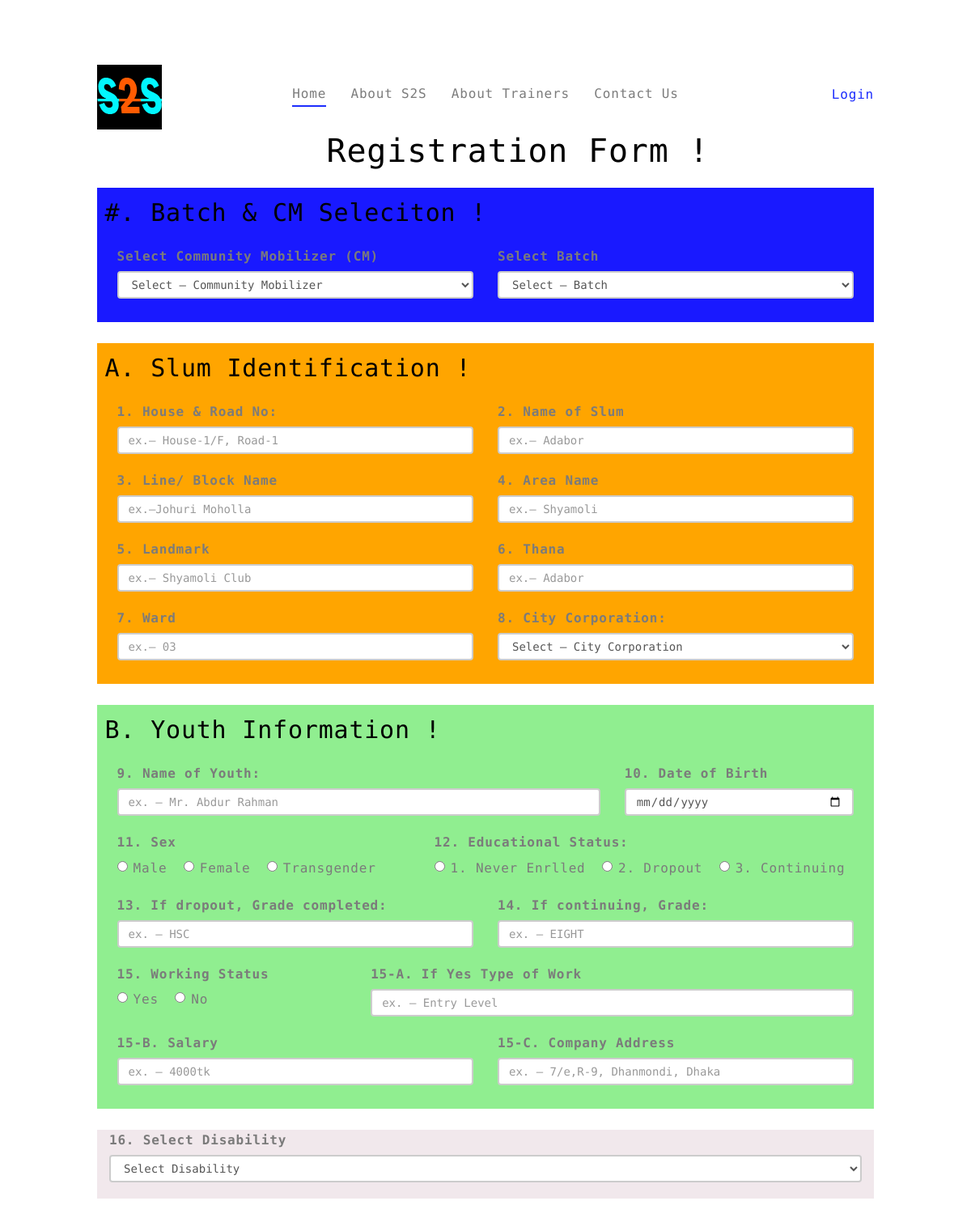
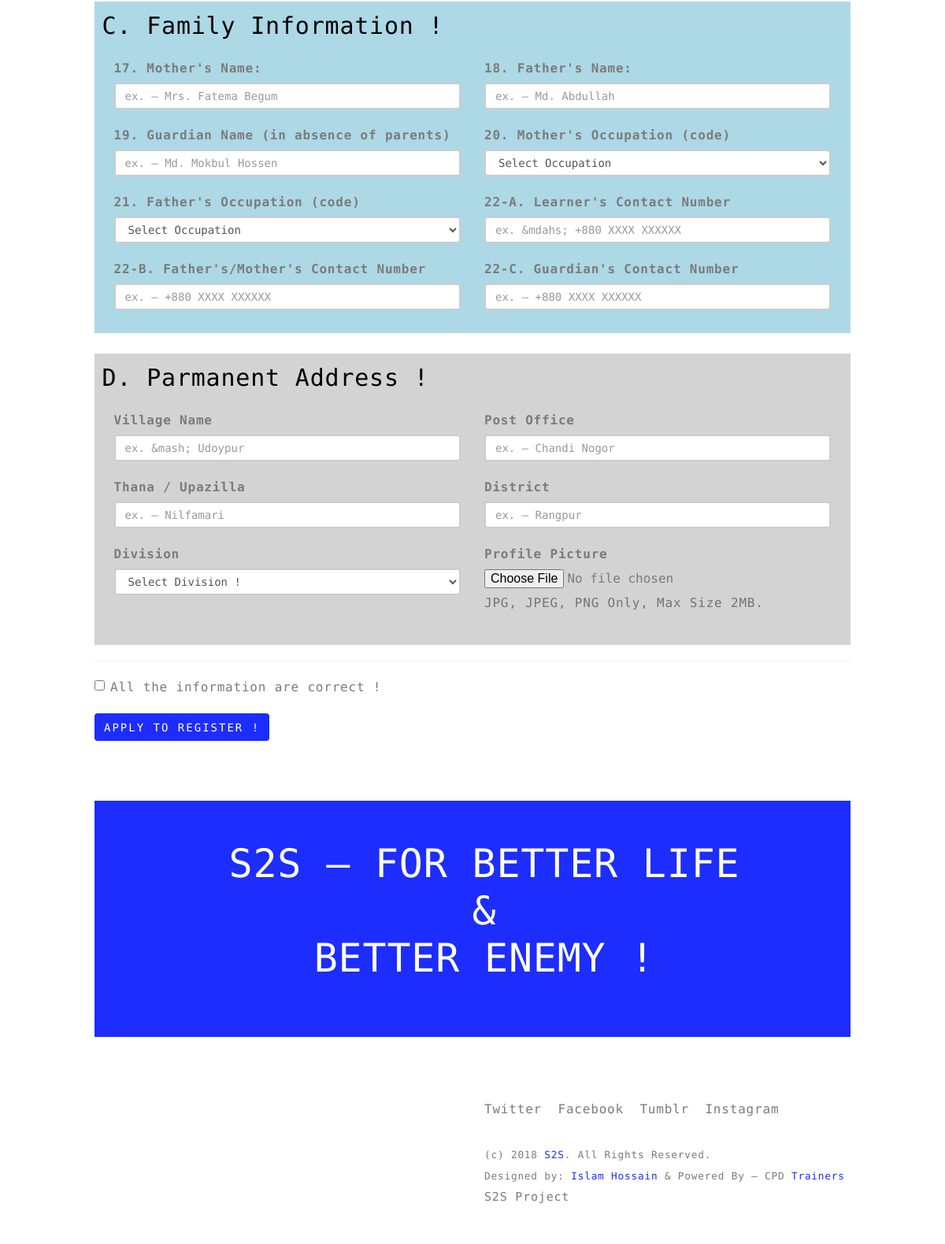
Page /index.php/home/StudentRegister on the committed database (2 pictures, top to bottom).
### tables this page shows
CREATE TABLE `tb_siteinfo` (
  `id` int(11) NOT NULL,
  `title` varchar(255) NOT NULL,
  `icon` varchar(255) NOT NULL,
  `logo` varchar(255) NOT NULL,
  `description` text NOT NULL,
  `keywords` text NOT NULL,
  `author` text NOT NULL,
  `companyname` varchar(255) NOT NULL,
  `address` text NOT NULL,
  `phone` varchar(255) NOT NULL,
  `website` varchar(255) NOT NULL,
  `footer` text NOT NULL,
  `companymap` text NOT NULL
);

### application/controllers/Home.php (called while the page is built, shortened)
<?php
class Home extends CI_Controller {
	public function __construct(){
		$this->load->model('siteinfo_model');
		$this->load->model('intro_model');
		$this->load->model('gallery_model');
		$this->load->model('authority_model');
		$this->load->model('batch_model');
		$this->load->model('employability_model');
		$this->load->model('message_model');
		$this->load->model('user_model');
		$this->load->model('student_model');
	}
	public function StudentRegister(){
		$data['activated_home'] = 'fh5co-active';
		$data['siteinfo'] = $this->siteinfo_model->GetSiteinfoByID($data);
		$data['introfor'] = 'HomePage';
		$data['introduction'] = $this->intro_model->GetSiteIntroByKey($data);
		$data['cms'] = $this->authority_model->GetCmInfo($data);
		$data['batches'] = $this->batch_model->GetAllBatch($data);
		$data['page_header'] = $this->load->view('included/page_header.php',$data);
		$data['page_content'] = $this->load->view('pages/registration-form.php',$data);
		$data['page_footer'] = $this->load->view('included/page_footer.php',$data);
		$this->load->view('index',$data);
	}
}

### index.php (called while the page is built, shortened)
<?php
require_once BASEPATH.'core/CodeIgniter.php';

### application/models/Siteinfo_Model.php (called while the page is built)
<?php
	class Siteinfo_Model extends CI_Model{
		public function GetSiteinfoByID($data){
			$this->db->select('*');
			$this->db->from('tb_siteinfo');
			$this->db->where('id',1);
			$sresult = $this->db->get();
			$result  = $sresult->row();
			return $result;
		}
	}
?>

### application/views/pages/registration-form.php (the view, shortened to what this page needs)
		<main role="main">
				<div class="container" style="margin-top:-100px; ">
					<h3 style="text-align: center; ">Registration Form !</h3>
<form name="registerForm" onsubmit="return validation()" action="<?php echo base_url('index.php/Home/SaveStudentApplication'); ?>" method="post" enctype="multipart/form-data">
<fieldset style="background: rgba(0,0,255,0.9); padding:1%;">
  <h4>#. Batch & CM Seleciton !</h4>
  <div class="form-group col-sm-12 col-md-6">
    <label for="author_id">Select Community Mobilizer (CM) </label>
    <select class="form-control" name="author_id" id="author_id" required>
      <option value="">Select &mdash; Community Mobilizer</option>
    </select>
  </div>
  <div class="form-group col-sm-12 col-md-6">
    <label for="batch_id">Select Batch </label>
    <select class="form-control" name="batch_id" id="batch_id" required>
      <option value="">Select &mdash; Batch</option>
    </select>
  </div>
</fieldset>
<br/>
<fieldset style="background: orange; padding:1%;">
	<h4>A. Slum Identification !</h4>
  <div class="form-group col-sm-12 col-md-6">
    <label for="house_road_no">1. House & Road No: </label>
    <input name="house_road_no" type="text" class="form-control" id="house_road_no" placeholder="ex.&mdash; House-1/F, Road-1" required>
  </div>
  <div class="form-group col-sm-12 col-md-6">
    <label for="slum_name">2. Name of Slum</label>
    <input name="slum_name" type="text" class="form-control" id="slum_name" placeholder="ex.&mdash; Adabor" required>
  </div>
  <div class="form-group col-sm-12 col-md-6">
    <label for="block_line_name">3. Line/ Block Name</label>
    <input name="block_line_name" type="text" class="form-control" id="block_line_name" placeholder="ex.&mdash;Johuri Moholla" required>
  </div>
  <div class="form-group col-sm-12 col-md-6">
    <label for="area_name">4. Area Name</label>
    <input name="area_name" type="text" class="form-control" id="area_name" placeholder="ex.&mdash; Shyamoli" required>
  </div>
  <div class="form-group col-sm-12 col-md-6">
    <label for="landmark">5. Landmark</label>
    <input name="landmark" type="text" class="form-control" id="landmark" placeholder="ex.&mdash; Shyamoli Club" required>
  </div>
  <div class="form-group col-sm-12 col-md-6">
    <label for="thana">6. Thana</label>
    <input name="thana" type="text" class="form-control" id="thana" placeholder="ex.&mdash; Adabor" required>
  </div>
  <div class="form-group col-sm-12 col-md-6">
    <label for="ward">7. Ward</label>
    <input name="ward" type="text" class="form-control" id="ward" placeholder="ex.&mdash; 03" required>
  </div>
  <div class="form-group col-sm-12 col-md-6">
    <label for="city_corporation">8. City Corporation: </label>
    <select class="form-control" name="city_corporation" id="city_corporation" required>
      <option value="">Select &mdash; City Corporation</option>
    </select>
  </div>
</fieldset>
<br/>
<fieldset style="background: lightgreen; padding:1%;">
	<h4>B. Youth Information !</h4>
  <div class="form-group col-sm-12 col-md-8">
    <label for="youth_name">9. Name of Youth: </label>
    <input name="youth_name" type="text" class="form-control" id="youth_name" placeholder="ex. &mdash; Mr. Abdur Rahman" required>
  </div>
  <div class="form-group col-sm-12 col-md-4">
    <label for="birthdate">10. Date of Birth</label>
    <input name="birthdate" type="date" class="form-control" id="birthdate" required>
  </div>
  <div class="form-group col-sm-12 col-md-5">
    <label for="sex">11. Sex </label><br/>
		<label class="radio-inline">
		  <input name="sex" type="radio" id="sex" value="Male"> Male
		</label>
		<label class="radio-inline">
		  <input name="sex" type="radio" id="sex" value="Female"> Female
		</label>
		<label class="radio-inline">
		  <input name="sex" type="radio" id="sex" value="Transgender"> Transgender
		</label>
  </div>
  <div class="form-group col-sm-12 col-md-7">
    <label for="educational_status">12. Educational Status: </label><br/>
		<label class="radio-inline">
		  <input name="educational_status" type="radio" id="educational_status" value="Never Enrolled">1. Never Enrlled
		</label>
		<label class="radio-inline">
		  <input name="educational_status" type="radio" id="educational_status" value="Dropout"> 2. Dropout
		</label>
		<label class="radio-inline">
		  <input name="educational_status" type="radio" id="educational_status" value="Continuing"> 3. Continuing
		</label>
  </div>
  <div class="form-group col-sm-12 col-md-6">
    <label for="exampleInputtext1">13. If dropout, Grade completed: </label>
    <input name="grade_completed" type="text" class="form-control" id="grade_completed" placeholder="ex. &mdash; HSC">
  </div>
  <div class="form-group col-sm-12 col-md-6">
    <label for="grade_continuing">14. If continuing, Grade: </label>
    <input name="grade_continuing" type="text" class="form-control" id="grade_continuing" placeholder="ex. &mdash; EIGHT">
  </div>
  <div class="form-group col-sm-12 col-md-4">
    <label for="working_status">15. Working Status</label><br/>
		<label class="radio-inline">
		  <input name="working_status" type="radio" id="working_status" value="Yes"> Yes
		</label>
		<label class="radio-inline">
		  <input name="working_status" type="radio" id="inlineRadio2" value="No"> No
		</label>
  </div>
  <div class="form-group col-sm-12 col-md-8">
    <label for="work_type">15-A. If Yes Type of Work</label>
    <input name="work_type" type="text" class="form-control" id="work_type" placeholder="ex. &mdash; Entry Level">
  </div>
  <div class="form-group col-sm-12 col-md-6">
    <label for="salary">15-B. Salary</label>
    <input name="salary" type="text" class="form-control" id="salary" placeholder="ex. &mdash; 4000tk">
  </div>
  <div class="form-group col-sm-12 col-md-6">
    <label for="company_address">15-C. Company Address</label>
    <input name="company_address" type="text" class="form-control" id="company_address" placeholder="ex. &mdash; 7/e,R-9, Dhanmondi, Dhaka">
  </div>
</fieldset>
<br/>
<fieldset style="background: rgba(120,30,70,0.1);">
  <div class="form-group col-sm-12 col-md-12">
    <label for="disability_type">16. Select Disability </label>
    <select class="form-control" id="disability_type" name="disability_type" required>
      <option value="">Select Disability</option>
    </select>
  </div>
</fieldset>
<br/>
<fieldset style="background: lightblue; padding:1%;">
	<h4>C. Family Information !</h4>
  <div class="form-group col-sm-12 col-md-6">
    <label for="mothers_name">17. Mother's Name: </label>
    <input name="mothers_name" type="text" class="form-control" id="mothers_name" placeholder="ex. &mdash; Mrs. Fatema Begum" required>
  </div>
  <div class="form-group col-sm-12 col-md-6">
    <label for="fathers_name">18. Father's Name: </label>
    <input name="fathers_name" type="text" class="form-control" id="fathers_name" placeholder="ex. &mdash; Md. Abdullah" required>
  </div>
  <div class="form-group col-sm-12 col-md-6">
    <label for="guardian_name">19. Guardian Name (in absence of parents)</label>
    <input name="guardian_name" type="text" class="form-control" id="guardian_name" placeholder="ex. &mdash; Md. Mokbul Hossen" required>
  </div>
  <div class="form-group col-sm-12 col-md-6">
    <label for="mothers_occupation">20. Mother's Occupation (code) </label>
		<select class="form-control" name="mothers_occupation" id="mothers_occupation" required>
		  <option value="">Select Occupation</option>
		</select>
  </div>
  <div class="form-group col-sm-12 col-md-6">
    <label for="fathers_occupation">21. Father's Occupation (code)</label>
		<select class="form-control" name="fathers_occupation" id="fathers_occupation" required>
		  <option value="">Select Occupation</option>
		</select>
  </div>
  <div class="form-group col-sm-12 col-md-6">
    <label for="youth_contact_number">22-A. Learner's Contact Number</label>
    <input name="youth_contact_number" type="text" class="form-control" id="youth_contact_number" placeholder="ex. &mdahs; +880 XXXX XXXXXX" required>
  </div>
  <div class="form-group col-sm-12 col-md-6">
    <label for="father_contact_number">22-B. Father's/Mother's Contact Number</label>
    <input name="father_contact_number" type="text" class="form-control" id="father_contact_number" placeholder="ex. &mdash; +880 XXXX XXXXXX" required>
  </div>
  <div class="form-group col-sm-12 col-md-6">
    <label for="mother_contact_number">22-C. Guardian's Contact Number</label>
    <input name="mother_contact_number" type="text" class="form-control" id="mother_contact_number" placeholder="ex. &mdash; +880 XXXX XXXXXX" required>
  </div>
</fieldset>
<br/>
<fieldset style="background: lightgray; padding:1%;">
	<h4>D. Parmanent Address !</h4>
  <div class="form-group col-sm-12 col-md-6">
    <label for="parmanent_village_name">Village Name</label>
    <input name="parmanent_village_name" type="text" class="form-control" id="parmanent_village_name" placeholder="ex. &mash; Udoypur" required>
  </div>
  <div class="form-group col-sm-12 col-md-6">
    <label for="parmanent_post_office">Post Office</label>
    <input name="parmanent_post_office" type="text" class="form-control" id="parmanent_post_office" placeholder="ex. &mdash; Chandi Nogor" required>
  </div>
  <div class="form-group col-sm-12 col-md-6">
    <label for="parmanent_thana">Thana / Upazilla</label>
    <input name="parmanent_thana" type="text" class="form-control" id="parmanent_thana" placeholder="ex. &mdash; Nilfamari" required>
  </div>
  <div class="form-group col-sm-12 col-md-6">
    <label for="parmanent_district">District</label>
    <input name="parmanent_district" type="text" class="form-control" id="parmanent_district" placeholder="ex. &mdash; Rangpur" required>
  </div>
  <div class="form-group col-sm-12 col-md-6">
    <label for="parmanent_division">Division</label>
    <select class="form-control" name="parmanent_division" id="parmanent_division" required>
      <option value="">Select Division !</option>
    </select>
  </div>
  <div class="form-group col-md-6 col-sm-12">
    <label for="profile_picture">Profile Picture </label>
    <input name="profile_picture" type="file" id="profile_picture" value="Upload Profile">
    <p class="help-block" for="profile_picture">JPG, JPEG, PNG Only, Max Size 2MB.</p>
  </div>
</fieldset>
  <hr/>
  <div class="form-group checkbox" class="form-group col-sm-12 col-md-6">
    <label>
      <input name="confirmation" id="confirmation" value="confirmation" type="checkbox" validate> All the information are correct !
    </label>
  </div>
  <div class="form-group">
    <button name="profile_picture" type="submit" class="btn btn-primary">Apply to Register !</button>
  </div>
  <br/>
</form>
				<div class="fh5co-spacer fh5co-spacer-xs"></div>
				<div class="fh5co-call-to-action text-center">
					<div class="container">
						<div class="fh5co-call-to-action-wrap">
							<div class="fh5co-call-to-action-inner text-center">
								<p class="fh5co-call-to-action-text">S2S &mdash; for Better Life
								<br/>&
								<br/>Better Enemy !</p>
							</div>
						</div>
					</div>
				</div>
				<div class="fh5co-spacer fh5co-spacer-md"></div>
		</main>

### application/views/included/page_header.php (shortened to what this page needs)
<!DOCTYPE html>
 <html class="no-js">
	<head>
	<link rel="stylesheet" href="<?php echo base_url(); ?>css/themify-icons.css">
	<link rel="stylesheet" href="<?php echo base_url(); ?>css/icomoon-icons.css">
	<link rel="stylesheet" href="<?php echo base_url(); ?>css/bootstrap.css">
	<link rel="stylesheet" href="<?php echo base_url(); ?>css/owl.carousel.min.css">
	<link rel="stylesheet" href="<?php echo base_url(); ?>css/owl.theme.default.min.css">
	<link rel="stylesheet" href="<?php echo base_url(); ?>css/magnific-popup.css">
	<link rel="stylesheet" href="<?php echo base_url(); ?>css/easy-responsive-tabs.css">
	<link rel="stylesheet" href="<?php echo base_url(); ?>css/style.css">
	</head>
	<body>
		<header id="fh5co-header" role="banner">
			<div class="container">
				<div id="fh5co-logo">
					<a href="index.html">
						<img src="<?php echo base_url(); ?>images/<?php if(isset($siteinfo)){ echo $siteinfo->logo; } ?>" alt="Work Logo">
					</a>
				</div>
				<div id="fh5co-main-nav">
					<nav id="fh5co-nav" role="navigation">
						<ul>
<?php if(!$this->session->userdata('userlogin')){ ?>
		<li class="<?php if(isset($activated_home)){ echo $activated_home; } ?>"> <a href="<?php echo base_url(); ?>">Home</a> </li>
		<li class="<?php if(isset($activated_about)){ echo $activated_about; } ?>"> <a href="<?php echo base_url('index.php/Home/AboutPage'); ?>">About S2S</a> </li>
		<li class="<?php if(isset($activated_trainer)){ echo $activated_trainer; } ?>"> <a href="<?php echo base_url('index.php/Home/TrainersPage'); ?>">About Trainers</a> </li>
		<li class="<?php if(isset($activated_trainings)){ echo $activated_trainings; } ?>"> <a href="<?php echo base_url('index.php/Home/ContactUs'); ?>">Contact Us</a> </li>
<?php
	}else{
		$type = $this->session->userdata('type');
?>
		<li class="pull-right"> <a href="<?php echo base_url('index.php/UserHome/'); ?>"><b><?php echo $this->session->userdata('username'); ?></b> &mdash; <?php echo $this->session->userdata('type'); ?></a> </li>
<?php  } ?>
						</ul>
<?php if(!$this->session->userdata('userlogin')){ ?>
<a href="#" class="fh5co-nav-call-to-action js-fh5co-nav-call-to-action"  data-toggle="modal" data-target="#LoginForm">Login</a>
<?php }else{ ?>
<a href="<?php echo base_url('index.php/User/Logout/'); ?>" class="fh5co-nav-call-to-action js-fh5co-nav-call-to-action" >Logout</a>
<?php  } ?>
					</nav>
				</div>
			</div>
		</header>

### application/views/included/page_footer.php (shortened to what this page needs)
		<footer id="fh5co-footer" role="contentinfo">
			<div class="container">
				<div class="row">
					<div class="col-md-push-6 col-md-6">
						<ul class="fh5co-footer-social">
							<li><a href="#">Twitter</a></li>
							<li><a href="#">Facebook</a></li>
							<li><a href="#">Tumblr</a></li>
							<li><a href="#">Instagram</a></li>
						</ul>
						<p class="fh5co-copyright">
							<?php if(isset($siteinfo)){ echo $siteinfo->footer; } ?>
						</p>
					</div>
				</div>
			</div>
		</footer>
	</body>
</html>

### rows in the picture
tb_siteinfo: logo (picture), footer "(c) 2018 S2S . All Rights Reserved. Designed by: Islam Hossain & Powered By — CPD Trainers S2S Project"
